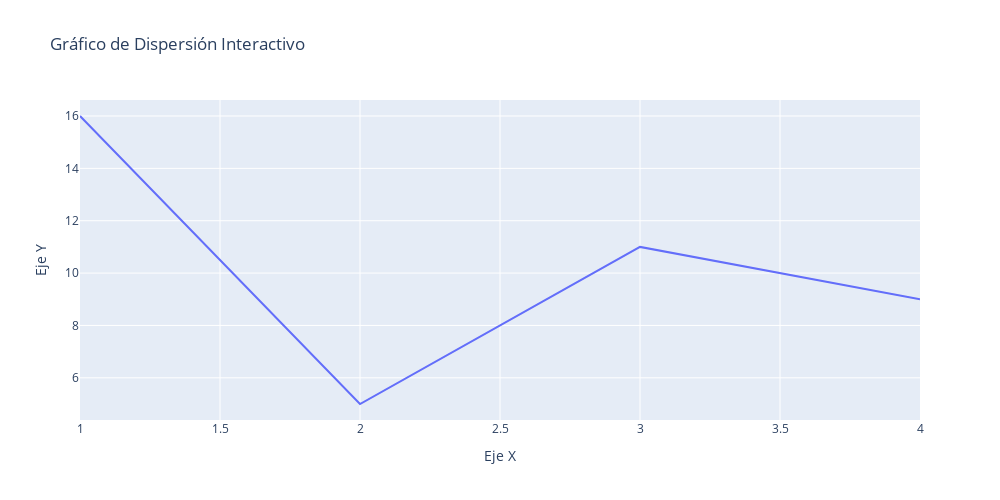

The notebook cell this image was saved under:
### Code cell
import plotly.express as px
print(dir(px.line))
# trace0 = px.line(
#   x=[1, 2, 3, 4],
#   y=[10, 15, 13, 17],
#   title='Gráfico de Dispersión Interactivo',
  
  
# )
fig = px.line(
  x=[1, 2, 3, 4],
  y=[16, 5, 11, 9],
  title='Gráfico de Dispersión Interactivo',
  labels={'x': 'Eje X', 'y': 'Eje Y'},
  line_shape='linear',  # Forma de las líneas
  render_mode='auto' ,
  width = 1000,
  height = 500
)
# # Personalizar el eje x
# fig.update_xaxes(
#     title_text="Eje X Personalizado",
#     range=[0, 6],  # Rango personalizado para el eje y
#     # tickvals=[1, 2, 3, 4],  # Valores en los ticks del eje x
#     # ticktext=["A", "B", "C", "D"],  # Etiquetas personalizadas para los ticks
# )

# # Personalizar el eje y
# fig.update_yaxes(
#     title_text="Eje Y Personalizado",
#     range=[0, 20],  # Rango personalizado para el eje y
# )

# Configurar la leyenda
fig.update_layout(
    legend=dict(
        title="Leyenda Personalizada",  # Título de la leyenda
        orientation="h",  # Orientación horizontal
        x=0.5,  # Posición en el eje X (0-1)
        y=1.05,  # Posición en el eje Y (ajustar según necesidad)
    )
)

# Mostrar el gráfico
fig.show()

### Figure 1 — Plotly figure (JSON) as saved in the notebook; plotly's stock layout.template omitted (floating-point values rounded to 4 significant figures)
{"data": [{"hovertemplate": "Eje X=%{x}<br>Eje Y=%{y}<extra></extra>", "legendgroup": "", "line": {"color": "#636efa", "dash": "solid", "shape": "linear"}, "marker": {"symbol": "circle"}, "mode": "lines", "name": "", "orientation": "v", "showlegend": false, "type": "scatter", "x": [1, 2, 3, 4], "xaxis": "x", "y": [16, 5, 11, 9], "yaxis": "y"}], "layout": {"height": 500, "legend": {"orientation": "h", "title": {"text": "Leyenda Personalizada"}, "tracegroupgap": 0, "x": 0.5, "y": 1.05}, "title": {"text": "Gráfico de Dispersión Interactivo"}, "width": 1000, "xaxis": {"anchor": "y", "domain": [0, 1], "title": {"text": "Eje X"}}, "yaxis": {"anchor": "x", "domain": [0, 1], "title": {"text": "Eje Y"}}}}
